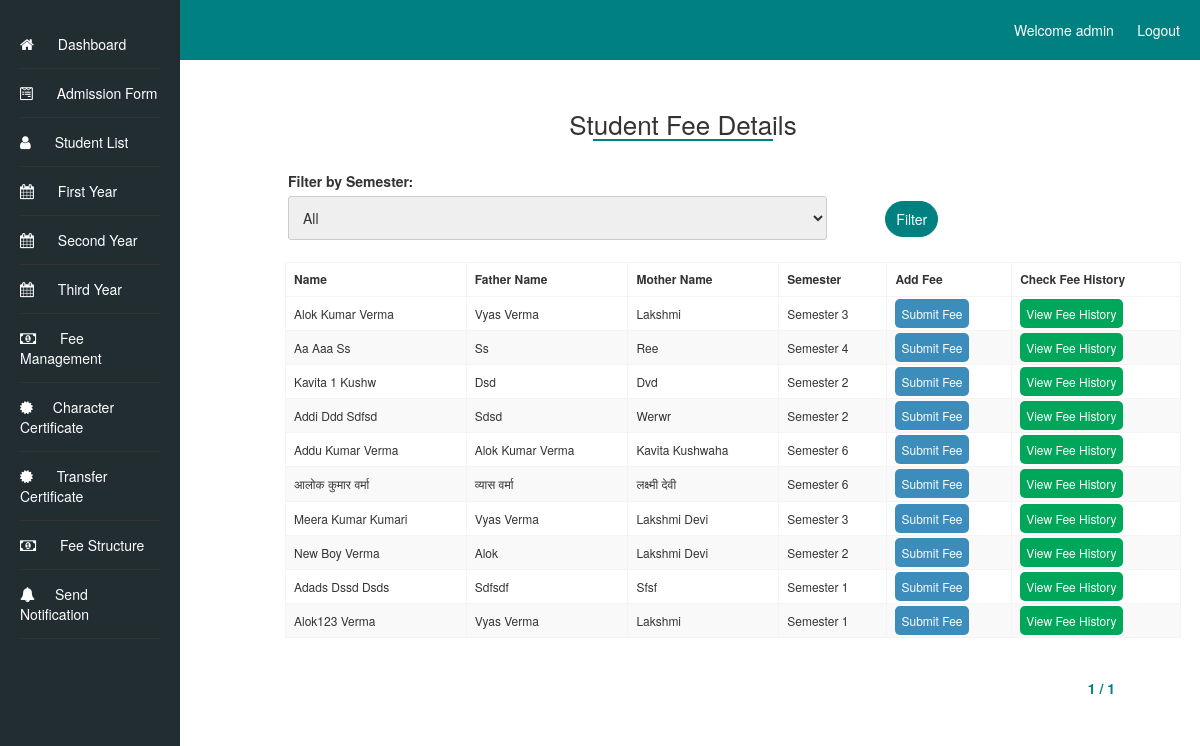
The app's page /fee_management/fee/ (signed in), older data.
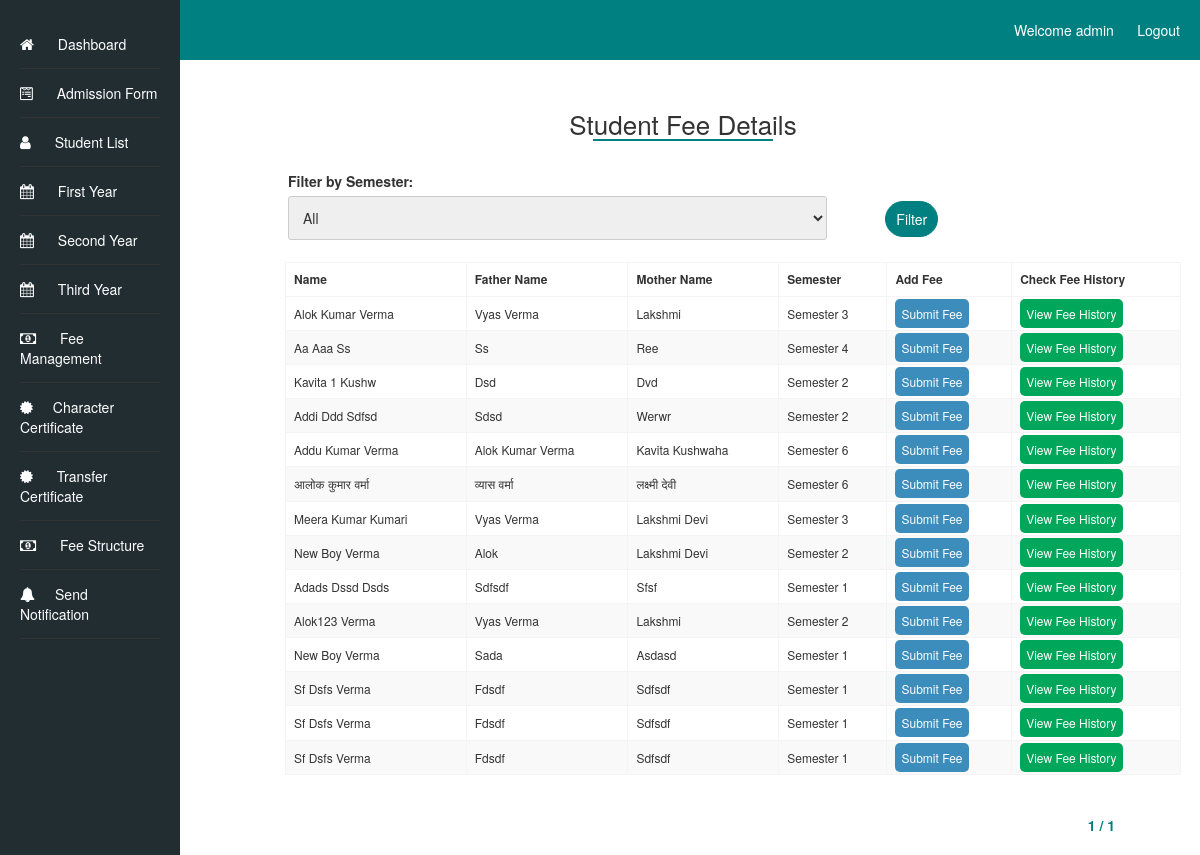
The same page, newer data.
### admissionapp/models.py (models this page shows, shortened)
class AdmissionForm(models.Model):
    first_name = models.CharField(max_length=50)
    middle_name = models.CharField(max_length=50, blank=True,)
    last_name = models.CharField(max_length=50, blank=True,)
    father_name = models.CharField(max_length=100)
    mother_name = models.CharField(max_length=100)
    photo = models.ImageField(upload_to='admission_photos/')
    marks_10th = models.DecimalField(max_digits=5, decimal_places=2)
    marks_12th = models.DecimalField(max_digits=5, decimal_places=2)
    admission_batch = models.CharField(max_length=20)
    school_details_12th = models.TextField()
    school_details_10th = models.TextField()
    address = models.TextField()
    pass_out_year_12th = models.IntegerField()
    pass_out_year_10th = models.IntegerField()
    admission_date = models.DateField()
    caste = models.CharField(max_length=20)
    roll_number_12th = models.CharField(max_length=20)
    roll_number_10th = models.CharField(max_length=20)
    aadhar_number = models.CharField(max_length=12, unique=True)
    mobile_number = models.CharField(max_length=10)
    date_of_birth = models.DateField()
    subjects = models.CharField(max_length=1000)
    registration_number = models.CharField(max_length=20, blank=True)
    current_semester = models.CharField(max_length=20, blank=True)

### fee_management/views.py (the view)
# urls.py: path('fee/', views.fee_detail, name='fee_detail'),
@login_required
def fee_detail(request):
    semester_choices = AdmissionForm.objects.values_list('current_semester', flat=True).distinct()
    selected_class = request.GET.get('class_filter')
    if selected_class:
        class_students = AdmissionForm.objects.filter(current_semester=selected_class)
    else:
        class_students = AdmissionForm.objects.all()
    page = request.GET.get('page')
    paginator = Paginator(class_students, 20)
    class_students = paginator.get_page(page)
    for student in class_students:
        student_id = student.id
    return render(request, 'fee_management/fee_detail.html', {'class_students': class_students, 'semester_choices': semester_choices, 'selected_class': selected_class,})

### fee_management/templates/fee_management/fee_detail.html (shortened to what this page needs)
<!DOCTYPE html>
<html lang="en">
<head>
    <link rel="stylesheet" type="text/css" href="/static/styles.css">
    <link rel="stylesheet" href="https://cdnjs.cloudflare.com/ajax/libs/font-awesome/4.7.0/css/font-awesome.min.css">
    <link rel="stylesheet" href="/static/bootstrap.min.css">
</head>
<body>
    <header>
        Welcome {{ user.username }} &nbsp;&nbsp;&nbsp;&nbsp;&nbsp;
        <a href="{% url 'logout' %}?next=/loginapp/logout/">Logout</a>
    </header>
    <div class="container-fluid">
        <div class="sidebar">
            <ul class="dashboard_list">
                <li><a href="/dashboard"><i class="fa fa-home" aria-hidden="true"></i> Dashboard</a></li>
                <li><a href="{% url 'admission_form' %}"><i class="fa fa-wpforms" aria-hidden="true"></i> Admission Form</a></li>
                <li><a href="{% url 'student_list' %}"><i class="fa fa-user"></i> Student List</a></li>
                <li><a href="{% url 'first_year' %}"><i class="fa fa-calendar" aria-hidden="true"></i> First Year</a></li>
                <li><a href="{% url 'second_year' %}"><i class="fa fa-calendar" aria-hidden="true"></i> Second Year</a></li>
                <li><a href="{% url 'third_year' %}"><i class="fa fa-calendar" aria-hidden="true"></i> Third Year</a></li>
                <li><a href="{% url 'fee_detail' %}"><i class="fa fa-money" aria-hidden="true"></i> Fee Management</a></li>
                <li><a href="{% url 'student_list_details' %}"><i class="fa fa-certificate" aria-hidden="true"></i>Character Certificate</a></li>
                <li><a href="{% url 'student_list_details_transfer' %}"><i class="fa fa-certificate" aria-hidden="true"></i> Transfer Certificate</a></li>
                <li><a href="{% url 'fee_structure' %}"><i class="fa fa-money" aria-hidden="true"></i> Fee Structure</a></li>
                <li><a href="{% url 'send_messages' %}"><i class="fa fa-bell" aria-hidden="true"></i>Send Notification</a></li>
            </ul>
        </div>
        <div class="content">
            <h1 class="student_heading">Student Fee Details</h1>
            <form method="get" class="admission_filter">
                <div class="col-sm-8 year_admin">
                <label for="class_filter">Filter by Semester:</label>
                <select id="class_filter" name="class_filter">
                    <option value="">All</option>
                </select>
               </div>
               <div class="col-sm-4"><button type="submit" class="apply_filter">Filter</button></div>
            </form>
            {% if class_students %}
            <table class="student_list_tab">
                <thead>
                    <tr>
                        <th>Name</th>
                        <th>Father Name</th>
                        <th>Mother Name</th>
                        <th>Semester</th>
                        <th>Add Fee</th>
                        <th>Check fee History</th>
                    </tr>
                </thead>
                <tbody>
                    {% for student in class_students %}
                    <tr>
                        <td>{{ student.first_name }} {{ student.middle_name }} {{ student.last_name }} </td>
                        <td>{{ student.father_name }}</td>
                        <td>{{ student.mother_name }}</td>
                        <td>Semester {{ student.current_semester }}</td>
                        <td><a href="{% url 'fee_submission' student.id %}" class="details_btn">Submit Fee</a></td>
                        <td><a href="{% url 'fee_history' student.id %}" class="update_btn">View Fee History</a></td>
                    </tr>
                    {% endfor %}
                </tbody>
            </table>
            {% else %}
            <p>No students found.</p>
            {% endif %}
        </div>
        <div class="pagination">
            <span class="step-links">
                <span class="current-page">{{ class_students.number }} / {{ class_students.paginator.num_pages }}</span>
            </span>
        </div>
    </div>
</body>
</html>

Row changes from the older to the newer data that the page shows:
changed AdmissionForm "Alok123": current_semester "1" → "2"
added AdmissionForm: first_name "New", middle_name "Boy", last_name "Verma", father_name "Sada", mother_name "Asdasd", current_semester "1"
added AdmissionForm: first_name "Sf", middle_name "Dsfs", last_name "Verma", father_name "Fdsdf", mother_name "Sdfsdf", current_semester "1"
added AdmissionForm: first_name "Sf", middle_name "Dsfs", last_name "Verma", father_name "Fdsdf", mother_name "Sdfsdf", current_semester "1"
added AdmissionForm: first_name "Sf", middle_name "Dsfs", last_name "Verma", father_name "Fdsdf", mother_name "Sdfsdf", current_semester "1"
